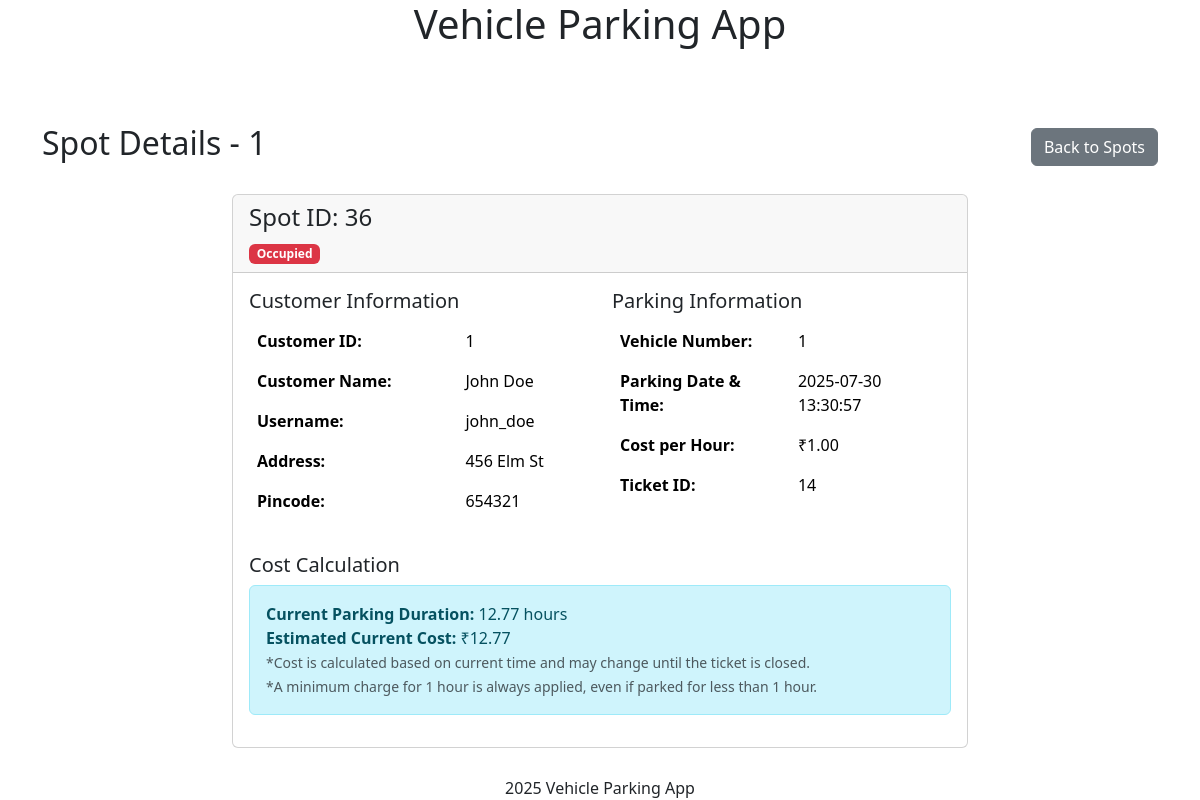
Page /admin/view_spot_details/4/36 (signed in) on the committed database.
### models/models.py (models this page shows, shortened)
class ParkingLot(db.Model):
    id = db.Column(db.Integer, primary_key=True)
    prime_location_name = db.Column(db.String(255), nullable=False)
    price = db.Column(db.Numeric(10, 2), nullable=False)
    address = db.Column(db.Text, nullable=False)
    pin_code = db.Column(db.String(10), nullable=False)
    maximum_number_of_spots = db.Column(db.Integer, nullable=False)
    spots = db.relationship('ParkingSpot', backref='lot', lazy=True,
                          cascade='all, delete-orphan')

class ParkingSpot(db.Model):
    id = db.Column(db.Integer, primary_key=True)
    lot_id = db.Column(db.Integer, db.ForeignKey('parking_lot.id'), nullable=False)
    status = db.Column(db.String(1), nullable=False, default='A')
    tickets = db.relationship('Ticket', backref='spot', lazy=True,
                            cascade='all, delete-orphan')
    def get_active_ticket(self):
        return Ticket.query.filter_by(spot_id=self.id, active=True).first()

class User(db.Model, UserMixin):
    id = db.Column(db.Integer, primary_key=True)
    username = db.Column(db.String(80), unique=True, nullable=False)
    fullname = db.Column(db.String(255), nullable=False)
    address = db.Column(db.Text, nullable=False)
    pincode = db.Column(db.String(10), nullable=False)
    is_admin = db.Column(db.Boolean, default=False, nullable=False)
    parking_tickets = db.relationship('Ticket', backref='user', lazy=True)
    password_hash = db.Column(db.String(128), nullable=False)

class Ticket(db.Model):
    id = db.Column(db.Integer, primary_key=True)
    active = db.Column(db.Boolean, default=True, nullable=False)
    spot_id = db.Column(db.Integer, db.ForeignKey('parking_spot.id'), nullable=False)
    user_id = db.Column(db.Integer, db.ForeignKey('user.id'), nullable=False)
    vehicle_number = db.Column(db.String(20), nullable=False)
    parking_timestamp = db.Column(db.DateTime, nullable=False)
    leaving_timestamp = db.Column(db.DateTime)
    duration = db.Column(db.Float)
    total_cost = db.Column(db.Numeric(10, 2))
    parking_cost_per_unit_time = db.Column(db.Numeric(8, 2), nullable=False)

### controllers/admin_controllers.py (the view)
@app.route("/admin/view_spot_details/<int:lot_id>/<int:spot_id>")
@admin_required
def view_spot_details(lot_id, spot_id):
    lot = ParkingLot.query.get_or_404(lot_id)
    spot = ParkingSpot.query.get_or_404(spot_id)
    if spot.lot_id != lot_id:
        abort(404)
    active_ticket = spot.get_active_ticket()
    if not active_ticket:
        flash('No active ticket found for this spot.', 'warning')
        return redirect(url_for('view_parking_spots', lot_id=lot_id))
    from datetime import datetime
    current_time = datetime.now()
    duration_hours = (current_time - active_ticket.parking_timestamp).total_seconds() / 3600
    if duration_hours < 1:
        duration_hours = 1.0
    estimated_cost = duration_hours * float(active_ticket.parking_cost_per_unit_time)
    return render_template('admin/parking/spot_details.html',
                         lot=lot,
                         spot=spot,
                         active_ticket=active_ticket,
                         duration_hours=duration_hours,
                         estimated_cost=estimated_cost)

### app.py (called while the page is built)
def create_app():
    app = Flask(__name__)
    app.config.from_object(LocalDevelopmentConfig)
    db.init_app(app)
    login_manager = LoginManager()
    login_manager.init_app(app)
    from models.models import User
    @login_manager.user_loader
    def load_user(user_id):
        return User.query.get(int(user_id))
    app.app_context().push()
    return app

### controllers/admin_controllers.py (called while the page is built)
def admin_required(f):
    @wraps(f)
    def decorated_function(*args, **kwargs):
        if not current_user.is_authenticated:
            flash('Please login to access this page.', 'warning')
            return redirect(url_for('login'))
        if not current_user.is_admin:
            flash('This page is only accessible to administrators.', 'warning')
            return redirect(url_for('user_dashboard'))
        return f(*args, **kwargs)
    return decorated_function

### templates/admin/parking/spot_details.html (shortened to what this page needs)
{% extends "layout.html" %}
{% block content %}
<div class="container mt-4">
    <div class="d-flex justify-content-between align-items-center mb-4">
        <h2>Spot Details - {{ lot.prime_location_name }}</h2>
        <a href="{{ url_for('view_parking_spots', lot_id=lot.id) }}" class="btn btn-secondary">Back to Spots</a>
    </div>
    <div class="row">
        <div class="col-md-8 mx-auto">
            <div class="card">
                <div class="card-header">
                    <h4>Spot ID: {{ spot.id }}</h4>
                    <span class="badge bg-danger">Occupied</span>
                </div>
                <div class="card-body">
                    {% if active_ticket %}
                    <div class="row">
                        <div class="col-md-6">
                            <h5 class="card-title">Customer Information</h5>
                            <table class="table table-borderless">
                                <tr>
                                    <td><strong>Customer ID:</strong></td>
                                    <td>{{ active_ticket.user.id }}</td>
                                </tr>
                                <tr>
                                    <td><strong>Customer Name:</strong></td>
                                    <td>{{ active_ticket.user.fullname }}</td>
                                </tr>
                                <tr>
                                    <td><strong>Username:</strong></td>
                                    <td>{{ active_ticket.user.username }}</td>
                                </tr>
                                <tr>
                                    <td><strong>Address:</strong></td>
                                    <td>{{ active_ticket.user.address }}</td>
                                </tr>
                                <tr>
                                    <td><strong>Pincode:</strong></td>
                                    <td>{{ active_ticket.user.pincode }}</td>
                                </tr>
                            </table>
                        </div>
                        <div class="col-md-6">
                            <h5 class="card-title">Parking Information</h5>
                            <table class="table table-borderless">
                                <tr>
                                    <td><strong>Vehicle Number:</strong></td>
                                    <td>{{ active_ticket.vehicle_number }}</td>
                                </tr>
                                <tr>
                                    <td><strong>Parking Date & Time:</strong></td>
                                    <td>{{ active_ticket.parking_timestamp.strftime('%Y-%m-%d %H:%M:%S') }}</td>
                                </tr>
                                <tr>
                                    <td><strong>Cost per Hour:</strong></td>
                                    <td>₹{{ "%.2f"|format(active_ticket.parking_cost_per_unit_time) }}</td>
                                </tr>
                                <tr>
                                    <td><strong>Ticket ID:</strong></td>
                                    <td>{{ active_ticket.id }}</td>
                                </tr>
                            </table>
                        </div>
                    </div>
                    <div class="row mt-3">
                        <div class="col-12">
                            <h5 class="card-title">Cost Calculation</h5>
                            <div class="alert alert-info">
                                <strong>Current Parking Duration:</strong>
                                {{ "%.2f"|format(duration_hours) }} hours
                                <br>
                                <strong>Estimated Current Cost:</strong>
                                ₹{{ "%.2f"|format(estimated_cost) }}
                                <br>
                                <small class="text-muted">*Cost is calculated based on current time and may change until the ticket is closed.<br>*A minimum charge for 1 hour is always applied, even if parked for less than 1 hour.</small>
                            </div>
                        </div>
                    </div>
                    {% else %}
                    <div class="alert alert-warning">
                        No active ticket found for this spot.
                    </div>
                    {% endif %}
                </div>
            </div>
        </div>
    </div>
</div>
{% endblock %}

### static/styles.css (style rules this page uses)
html, body { height: 100%; width: 100vw; margin: 0; padding: 0; overflow: hidden; }
body { min-height: 100vh; min-width: 100vw; box-sizing: border-box; display: flex; flex-direction: column; }

### rows in the picture
ParkingLot: prime_location_name "1"
ParkingSpot: id "36"
User: user.id "1", user.fullname "John Doe", user.username "john_doe", user.address "456 Elm St", user.pincode "654321"
Ticket: vehicle_number "1", parking_timestamp "2025-07-30 13:30:57", parking_cost_per_unit_time "1.00", id "14"

### other values in the picture
{{ "%.2f"|format(duration_hours) }} "12.77"
{{ "%.2f"|format(estimated_cost) }} "12.77"
